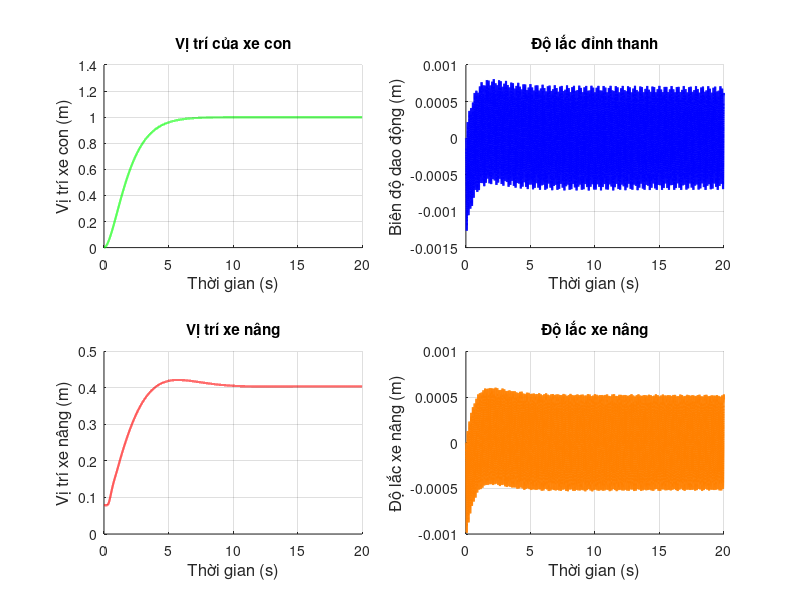
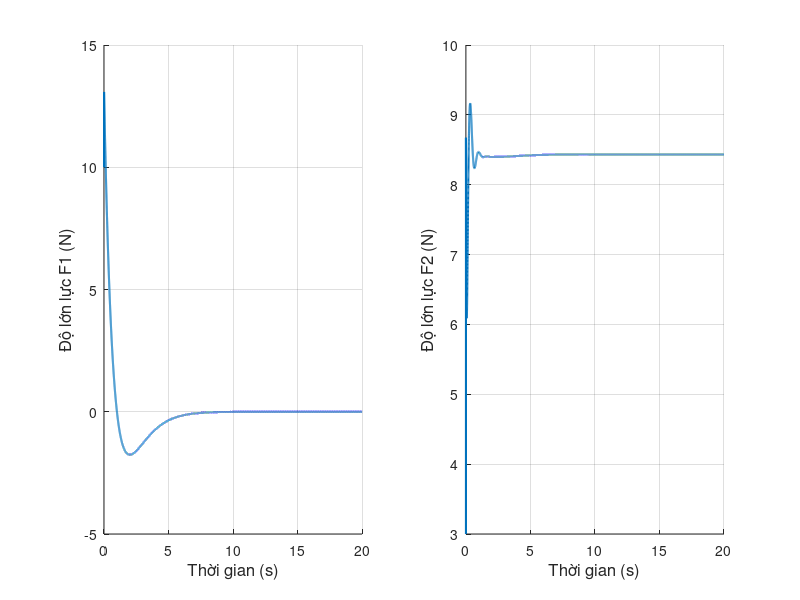

Write MATLAB code to recreate these figures, in order.
clc;
close all;
clear;
%--------------------------------------------------------------------------
%                         Cài đặt các thông số
%--------------------------------------------------------------------------

% Thiết lập các thông số cho dầm
L = 0.63; EI = 0.754; rho_A = 0.297;
% Các vật nặng 
mw = 13.1; mk = 0.04; mh = 0.86; g = 9.81;

% Thiết lập thông số không gian và thời gian
n = 9; r = 20000;
tmax = 20;
delta_Y = L/(n - 1); % Bước không gian
delta_t = tmax/(r - 1); % Bước thời gian

% Khởi tạo ma trận để lưu giá trị
w = zeros(n,r);
x3 = zeros(1,r); % Độ lắc của thanh tại x2 (x3)
x2 = 2; 
dx2dt_2 = zeros(1,r);
dx2dt_2(1:3) = delta_Y;

% Lực tác động vào xe con
F1 = zeros(1,r);
F1(1:r) = 10;

% Lực tác động vào xe nâng
F2 = zeros(1,r);
F2(1:r) = 3;

%--------------------------------------------------------------------------
%                        Thông số bộ điều khiển ADRC
%--------------------------------------------------------------------------
T_set = 6; % Thời gian xác lập (s)
T_sample = 0.001; % Chu kỳ trích mẫu
s_CL = -6/T_set; % Điểm cực hàm truyền hệ kín
% Hệ số tỉ lệ
Kp = s_CL^2; Kd = -2*s_CL; K_ESO = 10; b01 = 1/mw; b02 = 1/mh;

% Bộ quan sát trạng thái ESO
s_ESO = K_ESO*s_CL; % Điểm cực 
z_ESO = exp(s_ESO*T_sample);

l1 = 1 - z_ESO^3; 
l2 = (3*(1 - z_ESO)^2*(1 + z_ESO))/(2*T_sample);
l3 = (1 - z_ESO)^3/(T_sample^2);

Ad = [1 T_sample (T_sample^2)/2; 0 1 T_sample; 0 0 1];
Bd = [b01*(T_sample^2)/2; b01*T_sample; 0];
Cd = [1 0 0];
Lc = [l1; l2; l3];

A_ESO = Ad - Lc*Cd*Ad;
B_ESO = Bd - Lc*Cd*Bd;

% Biến trạng thái xk = [x1k; x2k; x3k]
xd = zeros(3,r); 
xl = zeros(3,r);

x1_set = 1; % Giá trị đặt xe con
x2_set = 0.4; % Giá trị đặt xe nâng

%--------------------------------------------------------------------------
%    Mô phỏng chuyển động của dầm Euler - Bernoulli trong mô hình SMC
%--------------------------------------------------------------------------
for j = 3:(r - 1)
    wyyy0 = (w(3,j) - 2*w(2,j) + w(1,j))/(2*delta_Y^3);
    S2 = (F1(j + 1) - EI*wyyy0)/mw;
    w(1,j + 1) = 2*w(1,j) - w(1,j - 1) + delta_t^2*S2; % 5b
    for i = 3:(n - 2)
        % Đạo hàm theo Y
        wyyyy = w(i + 2,j) - 4*w(i + 1,j) + 6*w(i,j) - 4*w(i - 1,j) + w(i - 2,j);
        S1 = (-EI/(rho_A*delta_Y^4))*wyyyy;
        S4 = (-EI/(mh*delta_Y^3))*wyyyy;
        w(i,j + 1) = 2*w(i,j) - w(i,j - 1) + delta_t^2*S1; % 5a

        % Chuyển động của xe nâng
        dx3dt_2 = (x3(j) - 2*x3(j - 1) + x3(j - 2))/(2*delta_t^2);
        wyx2 = (w(x2 + 1,j - 1) - w(x2 - 1,j - 1))/(2*delta_Y^2);
        dx2dt_2(j + 1) = 2*dx2dt_2(j) - dx2dt_2(j - 1) + ((F2(j + 1) - mh*g - mh*dx3dt_2*wyx2)*delta_t^2)/mh; % 5c

        % Cập nhật vị trí x2
        if dx2dt_2(j + 1) < delta_Y
            x2 = 2;
            dx2dt_2(j + 1) = delta_Y;
        elseif dx2dt_2(j + 1) > L - delta_Y
            x2 = n - 1;
            dx2dt_2(j + 1) = L - delta_Y;
        else
            x2 = ceil(dx2dt_2(j + 1)/delta_Y);
        end

        % Độ lắc của thanh
        if dx2dt_2(j + 1) ~= x2
            w(i,j + 1) = 2*w(i,j) - w(i,j - 1) + delta_t^2*S1; % 5a
            x3(j + 1) = w(i,j + 1) - w(1,j + 1);
        else
            w(i,j + 1) = 2*w(i,j) - w(i,j - 1) + delta_t^2*S4; % 5d
            x3(j + 1) = w(i,j + 1) - w(1,j + 1);
        end
    end
    wyyyl = (-2*w(n,j) + 3*w(n - 1,j) - w(n - 2,j))/(2*delta_Y^3);
    S3 = (EI/mk)*wyyyl;
    w(2,j + 1) = w(1,j + 1);
    w(n,j + 1) = 2*w(n,j) - w(n,j - 1) + delta_t^2*S3; % 5e
    w(n - 1,j + 1) = (w(n,j + 1) + w(n - 2,j + 1))/2;
%--------------------------------------------------------------------------
%                 Bộ điều khiển ADRC cho xe con và xe nâng
%--------------------------------------------------------------------------
    % Xe con    
    xd(:,j + 2) = A_ESO*xd(:,j + 1) + B_ESO*F1(j + 1) + Lc*w(1,j + 1);
    F1(j + 2) = (Kp*(x1_set - xd(1,j + 2)) - Kd*xd(2,j + 2) - xd(3,j + 2))/b01;

    % Xe nâng
    xl(:,j + 2) = A_ESO*xl(:,j + 1) + B_ESO*(F2(j + 1) - mh*g) + Lc*dx2dt_2(j + 1);
    F2(j + 2) = (Kp*(x2_set - xl(1,j + 2)) - Kd*xl(2,j + 2) - xl(3,j + 2))/b02 + mh*g;
end
%--------------------------------------------------------------------------

% Khởi tạo giá trị để mô phỏng
t_tr = 0:delta_t:tmax;

% Vẽ đồ thị
figure(1);
subplot(2,2,1);
grid on;
hold on;
plot(t_tr,w(1,:),'g','LineWidth',1.5);
title({'Vị trí của xe con'});
ylabel('Vị trí xe con (m)','FontSize',12);
xlabel('Thời gian (s)','FontSize',12);

subplot(2,2,2);
grid on;
hold on;
plot(t_tr,w(n,:) - w(1,:),'b','LineWidth',1.5); % Vị trí tương đối của mk so với xe con
title({'Độ lắc đỉnh thanh'});
ylabel('Biên độ dao động (m)','FontSize',12);
xlabel('Thời gian (s)','FontSize',12);

subplot(2,2,3);
grid on;
hold on;
plot(t_tr,dx2dt_2,'r','LineWidth',1.5);
title({'Vị trí xe nâng'});
ylabel('Vị trí xe nâng (m)','FontSize',12);
xlabel('Thời gian (s)','FontSize',12);

subplot(2,2,4);
grid on;
hold on;
plot(t_tr,x3,'Color',[1 0.5 0],'LineWidth',1.5);
title({'Độ lắc xe nâng'});
ylabel('Độ lắc xe nâng (m)','FontSize',12);
xlabel('Thời gian (s)','FontSize',12);

figure(2);
subplot(1,2,1);
grid on;
hold on;
plot(t_tr,F1(1:r),'LineWidth',1.5);
ylabel('Độ lớn lực F1 (N)','FontSize',12);
xlabel('Thời gian (s)','FontSize',12);

subplot(1,2,2);
grid on;
hold on;
plot(t_tr,F2(1:r),'LineWidth',1.5);
ylabel('Độ lớn lực F2 (N)','FontSize',12);
xlabel('Thời gian (s)','FontSize',12);
